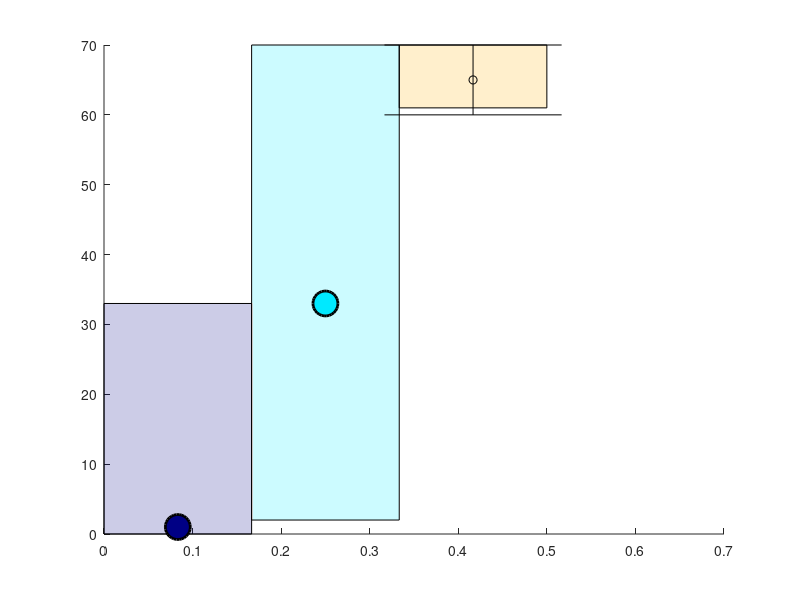

Source code (MATLAB): (Note: this script raises an error after producing the figure.)
figure(1);hold on;MarkerEdgeColors =jet(91);
t1= 33; t2=1; x= [0 1/6 1/6 0];y=[0 0 t1 t1];
fill(x,y,MarkerEdgeColors(t2,:),'FaceAlpha',0.2);
plot(1/12,t2,'Color', 'k','Marker','o','MarkerFaceColor',MarkerEdgeColors(t2,:),'MarkerSize',18,'linewidth',2);
t1= 70; t2=33; x= [1/6 1/3 1/3 1/6];y=[2 2 t1 t1];
fill(x,y,MarkerEdgeColors(t2,:),'FaceAlpha',0.2);
plot(1/4,t2,'Color', 'k','Marker','o','MarkerFaceColor',MarkerEdgeColors(t2,:),'MarkerSize',18,'linewidth',2);
t1= 70; t2=65; x= [1/3 1/2 1/2 1/3];y=[61 61 t1 t1];
fill(x,y,MarkerEdgeColors(t2,:),'FaceAlpha',0.2);
errorbar(5/12,65,10/2,'k-o','MarkerSize',18,'MarkerFaceColor',MarkerEdgeColors(t2,:),'linewidth',2); 

t1= 65; t2=1; x= [1/2 2/3 2/3 1/2];y=[0 0 t1 t1];
fill(x,y,MarkerEdgeColors(t2,:),'FaceAlpha',0.2);
plot(7/12,t2,'Color', 'k','Marker','o','MarkerFaceColor',MarkerEdgeColors(t2,:),'MarkerSize',18,'linewidth',2);
t1= 70; t2=33; x= [2/3 5/6 5/6 2/3];y=[10 10 t1 t1];
fill(x,y,MarkerEdgeColors(t2,:),'FaceAlpha',0.2);
plot(3/4,t2,'Color', 'k','Marker','o','MarkerFaceColor',MarkerEdgeColors(t2,:),'MarkerSize',18,'linewidth',2);
%%
t1= 19; t2=1; x= [1 1.125 1.125 1];y=[0 0 t1 t1];
fill(x,y,MarkerEdgeColors(t2,:),'FaceAlpha',0.2);
plot(17/16,t2,'Color', 'k','Marker','o','MarkerFaceColor',MarkerEdgeColors(t2,:),'MarkerSize',18,'linewidth',2);
errorbar(17/16,t2,5/2,'k-o','MarkerSize',18,'MarkerFaceColor',MarkerEdgeColors(t2,:),'linewidth',2); 
t1= 43; t2=16; x= [1.125 1.25 1.25 1.125];y=[0 0 t1 t1];
fill(x,y,MarkerEdgeColors(t2,:),'FaceAlpha',0.2);
plot(19/16,t2,'Color', 'k','Marker','o','MarkerFaceColor',MarkerEdgeColors(t2,:),'MarkerSize',18,'linewidth',2);
errorbar(19/16,t2,5/2,'k-o','MarkerSize',18,'MarkerFaceColor',MarkerEdgeColors(t2,:),'linewidth',2); 


t1= 70; t2=47; x= [1.25 1.375 1.375 1.25];y=[16 16 t1 t1];
fill(x,y,MarkerEdgeColors(t2,:),'FaceAlpha',0.2);
plot(21/16,t2,'Color', 'k','Marker','o','MarkerFaceColor',MarkerEdgeColors(t2,:),'MarkerSize',18,'linewidth',2);
errorbar(21/16,t2,4/2,'k-o','MarkerSize',18,'MarkerFaceColor',MarkerEdgeColors(t2,:),'linewidth',2); 
t1= 70; t2=70; x= [1.375 1.5 1.5 1.375];y=[40 40 t1 t1];
fill(x,y,MarkerEdgeColors(t2,:),'FaceAlpha',0.2);
plot(23/16,t2,'Color', 'k','Marker','o','MarkerFaceColor',MarkerEdgeColors(t2,:),'MarkerSize',18,'linewidth',2);
errorbar(23/16,t2,4/2,'k-o','MarkerSize',18,'MarkerFaceColor',MarkerEdgeColors(t2,:),'linewidth',2); 

t1= 35; t2=5; x= [1.5 1.625 1.625 1.5];y=[0 0 t1 t1];
fill(x,y,MarkerEdgeColors(t2,:),'FaceAlpha',0.2);
plot(25/16,t2,'Color', 'k','Marker','o','MarkerFaceColor',MarkerEdgeColors(t2,:),'MarkerSize',18,'linewidth',2);
errorbar(25/16,t2,11/2,'k-o','MarkerSize',18,'MarkerFaceColor',MarkerEdgeColors(t2,:),'linewidth',2); 
t1= 50; t2=13; x= [1.625 1.75 1.75 1.625];y=[25 25 t1 t1];
fill(x,y,MarkerEdgeColors(t2,:),'FaceAlpha',0.2);
plot(27/16,t2,'Color', 'k','Marker','o','MarkerFaceColor',MarkerEdgeColors(t2,:),'MarkerSize',18,'linewidth',2);
errorbar(27/16,t2,8/2,'k-o','MarkerSize',18,'MarkerFaceColor',MarkerEdgeColors(t2,:),'linewidth',2); 

t1= 60; t2=48; x= [1.75 1.875 1.875 1.75];y=[40 40 t1 t1];
fill(x,y,MarkerEdgeColors(t2,:),'FaceAlpha',0.2);
plot(29/16,t2,'Color', 'k','Marker','o','MarkerFaceColor',MarkerEdgeColors(t2,:),'MarkerSize',18,'linewidth',2);
errorbar(29/16,t2,10/2,'k-o','MarkerSize',18,'MarkerFaceColor',MarkerEdgeColors(t2,:),'linewidth',2); 
t1= 70; t2=68; x= [1.875 2.0 2.0 1.875];y=[60 60 t1 t1];
fill(x,y,MarkerEdgeColors(t2,:),'FaceAlpha',0.2);
plot(31/16,t2,'Color', 'k','Marker','o','MarkerFaceColor',MarkerEdgeColors(t2,:),'MarkerSize',18,'linewidth',2);
errorbar(31/16,t2,8/2,'k-o','MarkerSize',18,'MarkerFaceColor',MarkerEdgeColors(t2,:),'linewidth',2); 

%%
t1= 55; t2=1; x= [2.0 2.25 2.25 2.0];y=[0 0 t1 t1];
fill(x,y,MarkerEdgeColors(t2,:),'FaceAlpha',0.2);
plot(17/8,t2,'Color', 'k','Marker','o','MarkerFaceColor',MarkerEdgeColors(t2,:),'MarkerSize',18,'linewidth',2);
t1= 70; t2=60; x= [2.25 2.5 2.5 2.25];y=[2 2 t1 t1];
fill(x,y,MarkerEdgeColors(t2,:),'FaceAlpha',0.2);
plot(19/8,t2,'Color', 'k','Marker','o','MarkerFaceColor',MarkerEdgeColors(t2,:),'MarkerSize',18,'linewidth',2);

t1= 35; t2=5; x= [2.5 2.75 2.75 2.5];y=[0 0 t1 t1];
fill(x,y,MarkerEdgeColors(t2,:),'FaceAlpha',0.2);
plot(21/8,t2,'Color', 'k','Marker','o','MarkerFaceColor',MarkerEdgeColors(t2,:),'MarkerSize',18,'linewidth',2);
errorbar(21/8,t2,20/2,'k-o','MarkerSize',18,'MarkerFaceColor',MarkerEdgeColors(t2,:),'linewidth',2); 
t1= 40; t2=60; x= [2.75 3.0 3.0 2.75];y=[0 0 t1 t1];
fill(x,y,MarkerEdgeColors(t2,:),'FaceAlpha',0.2);
plot(23/8,t2,'Color', 'k','Marker','o','MarkerFaceColor',MarkerEdgeColors(t2,:),'MarkerSize',18,'linewidth',2);
errorbar(23/8,t2,10/2,'k-o','MarkerSize',18,'MarkerFaceColor',MarkerEdgeColors(t2,:),'linewidth',2); 


set(gca,'Fontsize',20);
xlabel('Obstacle spacing(cm)','fontsize',28);
ylabel('Orientation (^\circ)','fontsize',28);
colormap('jet');
colorbar;    ylim([0 70]);
grid on;
caxis([0,90]);